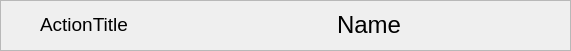
   <widget class="QFrame" name="frame_2">
    <property name="geometry">
     <rect>
      <x>0</x>
      <y>0</y>
      <width>571</width>
      <height>51</height>
     </rect>
    </property>
    <property name="styleSheet">
     <string notr="true"/>
    </property>
    <property name="frameShape">
     <enum>QFrame::StyledPanel</enum>
    </property>
    <property name="frameShadow">
     <enum>QFrame::Raised</enum>
    </property>
    <widget class="QWidget" name="horizontalLayoutWidget">
     <property name="geometry">
      <rect>
       <x>-1</x>
       <y>-1</y>
       <width>171</width>
       <height>51</height>
      </rect>
     </property>
     <layout class="QHBoxLayout" name="horizontalLayout">
      <item alignment="Qt::AlignHCenter">
       <widget class="QLabel" name="labelTopTitle">
        <property name="font">
         <font>
          <pointsize>14</pointsize>
         </font>
        </property>
        <property name="text">
         <string>ActionTitle</string>
        </property>
       </widget>
      </item>
     </layout>
    </widget>
    <widget class="QWidget" name="verticalLayoutWidget">
     <property name="geometry">
      <rect>
       <x>169</x>
       <y>-1</y>
       <width>401</width>
       <height>51</height>
      </rect>
     </property>
     <layout class="QVBoxLayout" name="verticalLayout">
      <item alignment="Qt::AlignHCenter">
       <widget class="QLabel" name="labelTopName">
        <property name="font">
         <font>
          <pointsize>18</pointsize>
         </font>
        </property>
        <property name="text">
         <string>Name</string>
        </property>
       </widget>
      </item>
     </layout>
    </widget>
   </widget>
